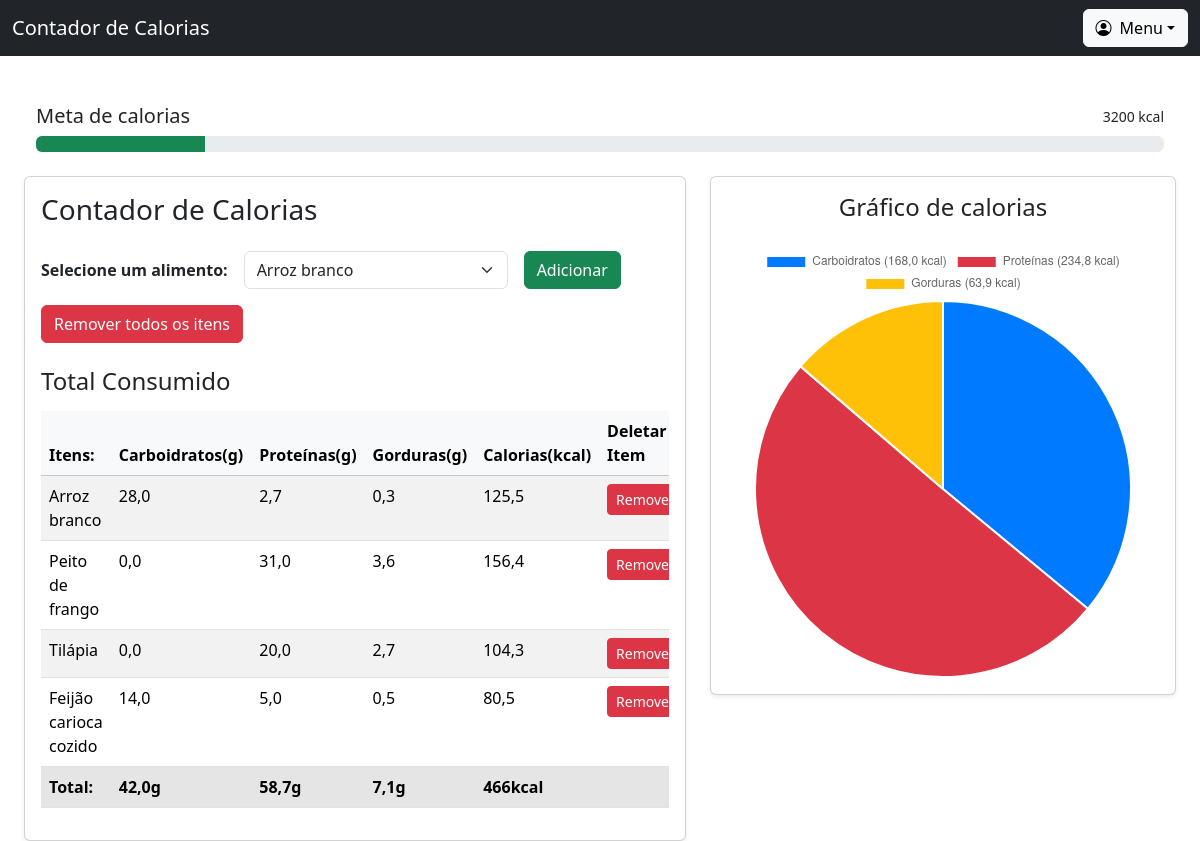
The app's page / (signed in) with its own data.
### contador_de_calorias/models.py (models this page shows, shortened)
class AlimentoIngerido(models.Model):
    user = models.ForeignKey(User, on_delete=models.CASCADE)
    alimento_ingerido = models.ForeignKey(Alimentos, on_delete=models.CASCADE)

class Alimentos(models.Model):
    nome = models.CharField(max_length=120)
    carboidratos = models.FloatField()
    proteinas = models.FloatField()
    gorduras = models.FloatField()
    @property
    def calorias(self):
        return (self.carboidratos * 4 + self.proteinas * 4 + self.gorduras * 9)

### contador_de_calorias/views.py (the view, shortened to what this page needs)
# urls.py: path("", views.index , name="index"),
@login_required(login_url="login")
def index(request):
    alimentos = Alimentos.objects.all()
    alimentos_registrados = AlimentoIngerido.objects.filter(user=request.user)
    total_carboidratos = sum(
       a.alimento_ingerido.carboidratos for a in alimentos_registrados
    )
    total_proteinas = sum(
        a.alimento_ingerido.proteinas for a in alimentos_registrados
    )
    total_gorduras = sum(
        a.alimento_ingerido.gorduras for a in alimentos_registrados
    )
    kcalCarb = total_carboidratos * 4
    kcalProt = total_proteinas * 4
    kcalGord = total_gorduras * 9
    totalKcal = kcalCarb + kcalProt + kcalGord
    porcCarb = (kcalCarb / totalKcal) * 100 if totalKcal else 0
    porcProt = (kcalProt / totalKcal) * 100 if totalKcal else 0
    porcGord  = (kcalGord / totalKcal) * 100 if totalKcal else 0
    meta = request.user.perfil.meta_calorias
    porcentagem = min(round((totalKcal / meta) * 100, 2), 100) if meta else 0
    contexto = {
        "alimentos": alimentos,
        "alimentos_registrados": alimentos_registrados,
        "total_carboidratos": round(total_carboidratos, 2),
        "total_proteinas": round(total_proteinas, 2),
        "total_gorduras": round(total_gorduras, 2),
        "kcalCarb": float(kcalCarb),
        "kcalProt": float(kcalProt),
        "kcalGord": float(kcalGord),
        "totalKcal": int(totalKcal),
        "porcCarb": porcCarb,
        "porcProt": porcProt,
        "porcGord": porcGord,
        "porcentagem": porcentagem,
        "meta": meta
    }
    return render(request, "contador_de_calorias/index.html", contexto)

### contador_de_calorias/templates/contador_de_calorias/index.html (shortened to what this page needs)
{% extends "base.html" %}
{% block content %}
<body>
    <div class="container-fluid mt-3 px-4">
        <br>
        <div class="d-flex justify-content-between align-items-center mb-2">
            <h5 class="mb-0">Meta de calorias</h5>
            <small>{{ meta }} kcal</small>
        </div>
        <div class="row">
            <div class="col-md-12">
                <div class="progress">
                    <div class="progress-bar bg-success"
                        style="width: {{ porcentagem|floatformat:0 }}%; max-width: 100%;">
                    </div>
                </div>
            </div>
        </div>
    </div>
    <div class="container-fluid mt-4">
        <div class="row align-items-start">
            <div class="col-lg-7">
                <div class="card shadow-sm h-100">
                    <div class="card-body">
                        <h1 class="h3 mb-4">Contador de Calorias</h1>
                        <div class="row align-items-center g-3 mb-4">
                            <form method="POST" class="col-auto d-flex align-items-center">
                                <div class="row align-items-center g-3">
                                    <div class="col-auto">
                                        <label class="col-form-label"><b>Selecione um alimento:</b></label>
                                    </div>
                                    <div class="col-auto">
                                        <select class="form-select" name="alimento_consumido" id="alimento_consumido">
                                            {% for a in alimentos %}
                                            <option value="{{a.nome}}">{{a.nome}}</option>
                                            {% endfor %}
                                        </select>
                                    </div>
                                    <div class="col-auto">
                                        <button class="btn btn-success" type="submit">Adicionar</button>
                                    </div>
                                </div>
                            </form>
                            <form action="{% url 'deletar_consumidos' %}" method="POST"
                                onsubmit="return confirm('Deseja remover todos os itens?');" class="col-auto">
                                <button class="btn btn-danger">Remover todos os itens</button>
                            </form>
                        </div>
                        <h4 class="mb-3">Total Consumido</h4>
                        <div class="table-responsive">
                            <table id="tabela" class="table table-striped table-hover">
                                <thead class="table-light">
                                    <tr>
                                        <th>Itens:</th>
                                        <th>Carboidratos(g)</th>
                                        <th>Proteínas(g)</th>
                                        <th>Gorduras(g)</th>
                                        <th>Calorias(kcal)</th>
                                        <th>Deletar Item</th>
                                    </tr>
                                </thead>
                                <tbody>
                                    {% for ar in alimentos_registrados %}
                                    <tr>
                                        <td>{{ar.alimento_ingerido.nome}}</td>
                                        <td>{{ar.alimento_ingerido.carboidratos}}</td>
                                        <td>{{ar.alimento_ingerido.proteinas}}</td>
                                        <td>{{ar.alimento_ingerido.gorduras}}</td>
                                        <td>{{ar.alimento_ingerido.calorias|floatformat:1}}</td>
                                        <td>
                                            <form action="{% url 'deletar' ar.id %}" method="POST"
                                                onsubmit="return confirm('Deseja remover este item?');"
                                                class="d-inline">
                                                <button class="btn btn-danger btn-sm">Remover</button>
                                            </form>
                                        </td>
                                    </tr>
                                    {% endfor %}
                                    <tr class="table-active fw-bold">
                                        <td><b>Total:</b></td>
                                        <td>{{ total_carboidratos|floatformat:1 }}g</td>
                                        <td>{{ total_proteinas|floatformat:1 }}g</td>
                                        <td>{{ total_gorduras|floatformat:1 }}g</td>
                                        <td>{{ totalKcal }}kcal</td>
                                        <td></td>
                                    </tr>
                                </tbody>
                            </table>
                        </div>
                    </div>
                </div>
            </div>
            <div class="col-lg-5">
                <div class="card shadow-sm h-100">
                    <div class="card-body d-flex flex-column">
                        <h4 class="text-center mb-4">Gráfico de calorias</h4>
                        <div class="flex-grow-1 position-relative">
                            <canvas id="grafico"></canvas>
                        </div>
                    </div>
                </div>
            </div>
        </div>
    </div>
</body>
<script>
    const data = {
        labels: [
            'Carboidratos ({{ kcalCarb|floatformat:1 }} kcal)',
            'Proteínas ({{ kcalProt|floatformat:1 }} kcal)',
            'Gorduras ({{ kcalGord|floatformat:1 }} kcal)'
        ],
        datasets: [{
            data: [
                {{ kcalCarb|stringformat:"f" }},
                {{ kcalProt|stringformat:"f" }},
                {{ kcalGord|stringformat:"f" }}
            ],
    backgroundColor: ['#007bff', '#dc3545', '#ffc107']
    }]
};
    new Chart(document.getElementById('grafico'), {
        type: 'pie',
        data: data
    });
</script>
{% endblock %}

### contador_de_calorias/templates/base.html (shortened to what this page needs)
<!DOCTYPE html>
<html lang="pt-br">
{% load static %}
<head>
    <link href="https://cdn.jsdelivr.net/npm/bootstrap@5.3.8/dist/css/bootstrap.min.css" rel="stylesheet"
>
    <link rel="stylesheet" href="https://cdn.jsdelivr.net/npm/bootstrap-icons/font/bootstrap-icons.css">
</head>
<body>
    <div class="row">
        <div class="col-md-12">
            <nav class="navbar navbar-dark bg-dark navbar-expand-lg">
                <div class="container-fluid">
                    <a class="navbar-brand" href="#">Contador de Calorias</a>
                    {% if user.is_authenticated %}
                    <div class="dropdown ms-auto">
                        <button class="btn btn-light dropdown-toggle d-flex align-items-center" type="button"
                            id="menuUsuario" data-bs-toggle="dropdown" aria-expanded="false">
                            <i class="bi bi-person-circle me-2"></i>
                            Menu
                        </button>
                    </div>
                    {% endif %}
                </div>
            </nav>
        </div>
    </div>
    <main class="container-fluid mt-4">
        {% block content %}{% endblock %}
    </main>
</body>
</html>

### records on screen
AlimentoIngerido: alimento_ingerido.nome "Arroz branco", alimento_ingerido.carboidratos "28,0", alimento_ingerido.proteinas "2,7", alimento_ingerido.gorduras "0,3", alimento_ingerido.calorias "125,5"
AlimentoIngerido: alimento_ingerido.nome "Peito de frango", alimento_ingerido.carboidratos "0,0", alimento_ingerido.proteinas "31,0", alimento_ingerido.gorduras "3,6", alimento_ingerido.calorias "156,4"
AlimentoIngerido: alimento_ingerido.nome "Tilápia", alimento_ingerido.carboidratos "0,0", alimento_ingerido.proteinas "20,0", alimento_ingerido.gorduras "2,7", alimento_ingerido.calorias "104,3"
AlimentoIngerido: alimento_ingerido.nome "Feijão carioca cozido", alimento_ingerido.carboidratos "14,0", alimento_ingerido.proteinas "5,0", alimento_ingerido.gorduras "0,5", alimento_ingerido.calorias "80,5"

### other values on screen
{{ meta }} "3200"
{{ total_carboidratos|floatformat:1 }} "42,0"
{{ total_proteinas|floatformat:1 }} "58,7"
{{ total_gorduras|floatformat:1 }} "7,1"
{{ totalKcal }} "466"
form field alimento_consumido "Arroz branco"
chart data {{ kcalCarb|floatformat:1 }} 168,0
chart data {{ kcalProt|floatformat:1 }} 234,8
chart data {{ kcalGord|floatformat:1 }} 63,9
chart data {{ kcalCarb|stringformat:"f" }} 168.000000
